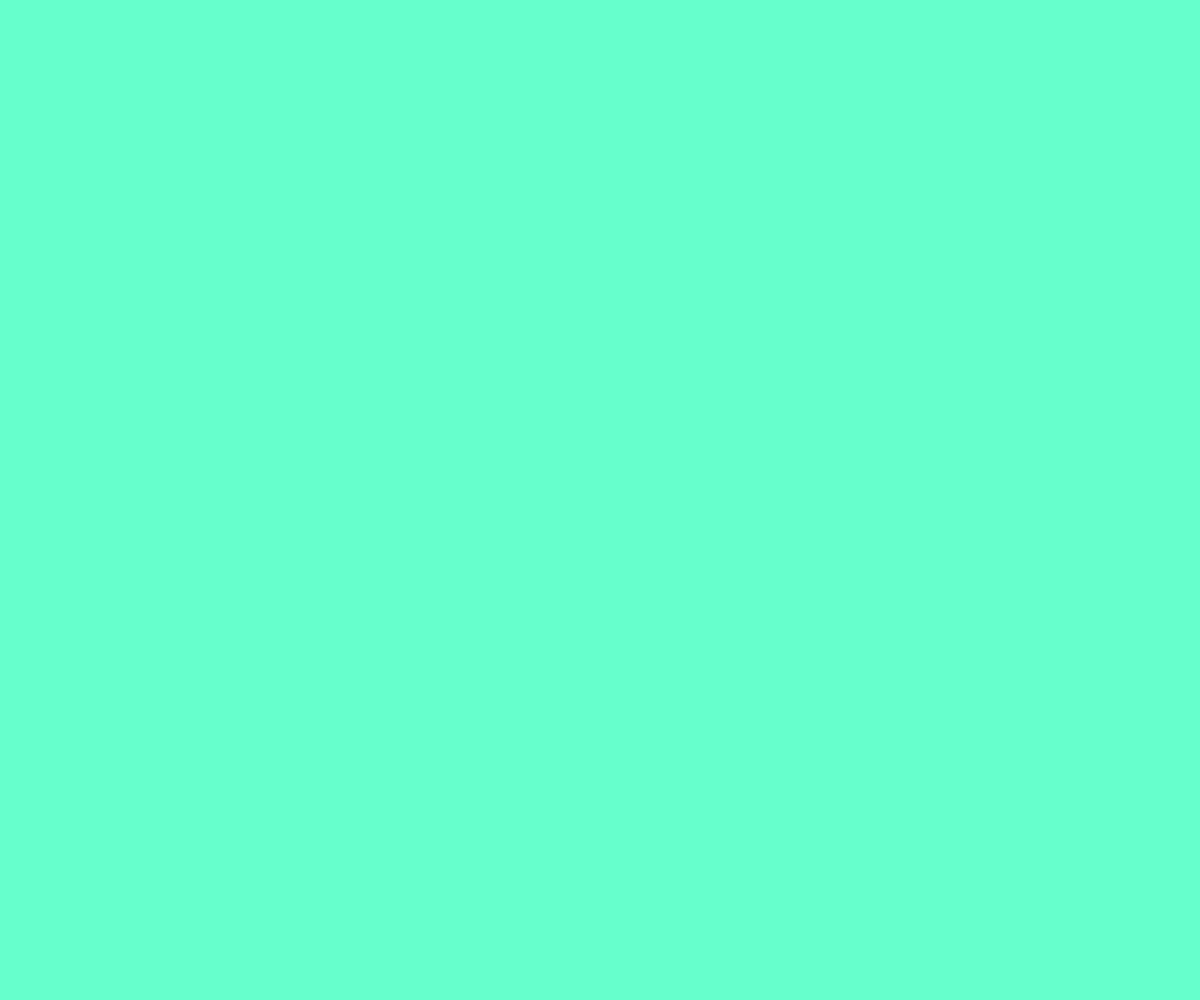
Frame 1 (no input)
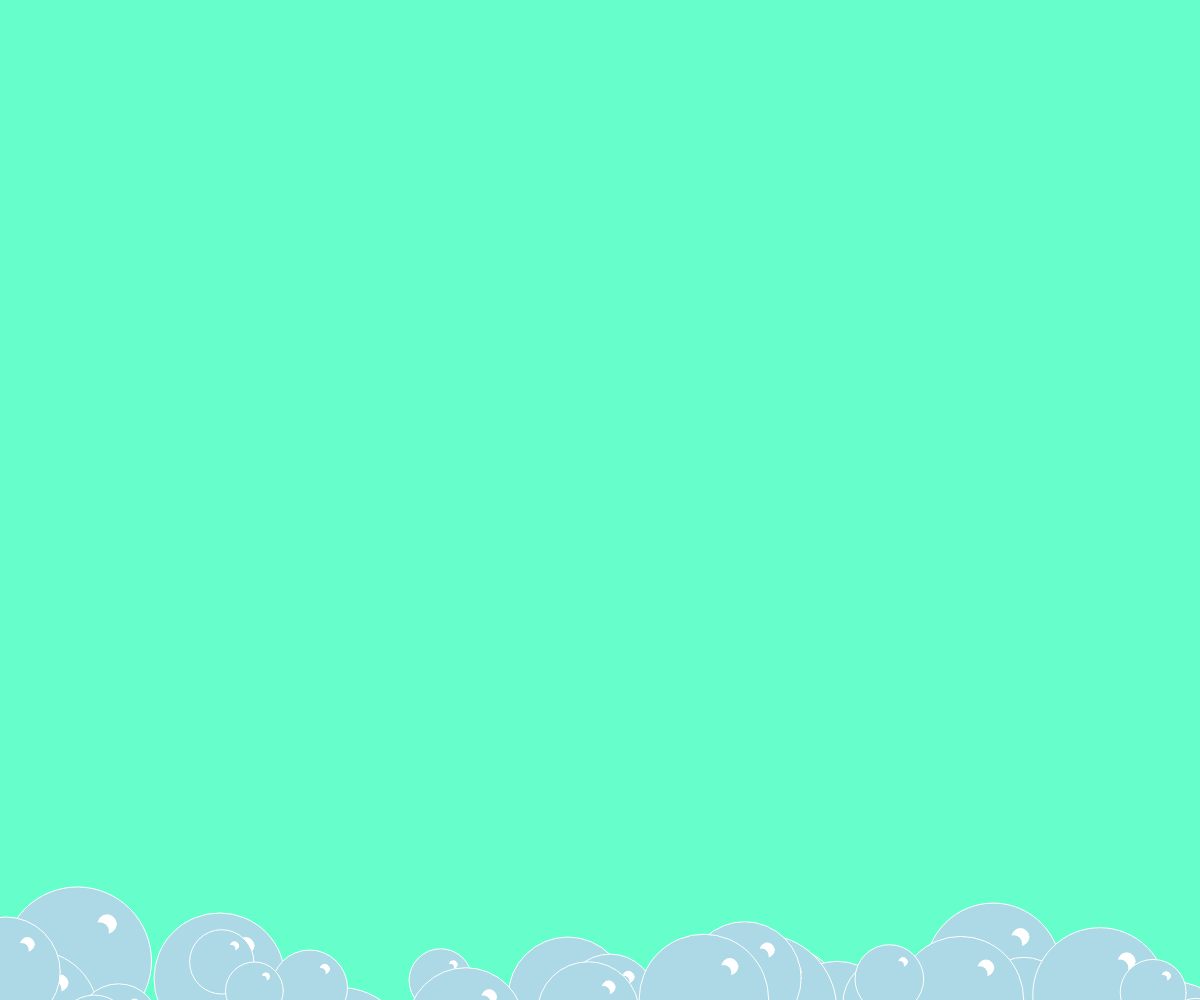
Frame 60 (no input)
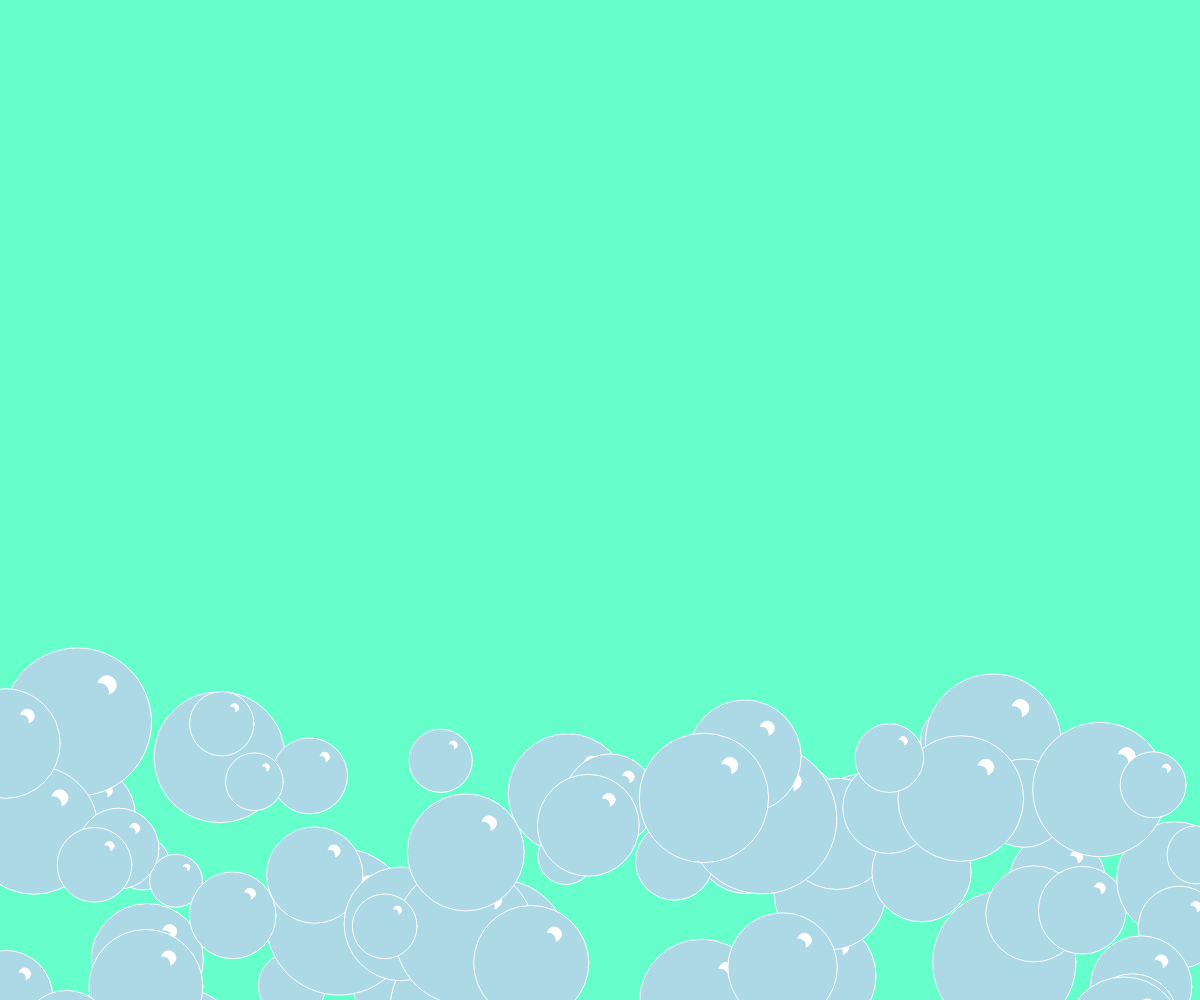
Frame 120 (the mouse pressed at the canvas centre since frame 60)

The p5.js sketch that drew these frames (run headless with seeded random() and noise() and a simulated clock; from frame 60 on, the mouse is pressed at the canvas centre):

// p5.js sketch
// ── sketch.js
var bubbles = [], // Array of bubble data
    totalBubbles = 80; // Number of bubbles

var backgroundColor = '#66ffcc'; //to be used more than once 

var state = 0;

// var gameSong = "#"; Need to find a pop effect

function setup() {
    createCanvas(window.innerWidth, window.innerHeight);
    //background(backgroundColor);
    function draw(){
    rotateX(frameCount * 0.01);
    rotateY(frameCount * 0.01);
  
}
//for loop one bubble at a time and add to bubbles array
    for (var i = 0; i < totalBubbles; i++) { 
        bubbles.push({          //push to bubble array instead of using a variable 
            x: random(0, width), //generate random x postions 
            y: height + 200, //genrate random y 
            diameter: random(50, 150),
            speed: random(1, 4),
            offset: 0, //increament offset in draw bubble
            textOpacity: 1
        });
    }
}

function draw() {
    background(backgroundColor);
    drawBubble();
    
}



//All Code relating to the bubble
function drawBubble() {

//for Each to edit over the bubble array in the draw function
    bubbles.forEach(function (bubble) { //pasing in bubble as an argument single bubble in the array
        if (bubble.offset > height + 400) { //resetting th offset to get towhere it started.
            bubble.offset = 0;
        }

        bubble.offset = bubble.offset + bubble.speed; //value of previous offset + random sppeed values, 0,5,10,15

        if (bubble.popped) {
            fill('rgba(0, 0, 0, ' + bubble.textOpacity + ')');
            textSize(24);
            textAlign(CENTER);
            text('*popped*', bubble.x, bubble.y - bubble.offset);

//making bubble go once clicked
            if (bubble.textOpacity > 0.01) {
                bubble.textOpacity = bubble.textOpacity - 0.01;
            } else {
                bubble.textOpacity = 0;
            }
        } else {
            // Drawing the bubble.
            fill('lightblue');
            stroke('white');
            strokeWeight(1);
            ellipse(bubble.x, bubble.y - bubble.offset, bubble.diameter, bubble.diameter);

            // Drawing of the shine to make it look more  like a bubble.
            fill('white');
            ellipse(
                bubble.x + (bubble.diameter * 0.2), //this makes the x position appear 0.2 from the diameter from the center point 
                bubble.y - (bubble.diameter * 0.25) - bubble.offset, //this makes the y position appear 0.2 from the diameter from the center point 
                bubble.diameter / 8,
                bubble.diameter / 8
            );
//Drawing another ellipse to draw over the shine to carve out a shape from the one behind it
// Using a slighty different position. offset'...'
            fill('lightblue');
            noStroke();
            ellipse(
                bubble.x + (bubble.diameter * 0.15),
                bubble.y - (bubble.diameter * 0.2) - bubble.offset,
                bubble.diameter / 8,
                bubble.diameter / 8
            );
        }
    });
}

function arrow() {
    
}
//checking if the bubble has been clicked
function wasClickInsideBubble(bubble) { //passing bubble as a parameter
    var bubbleRadius = bubble.diameter / 2; // do later

//if statement to check if the mouse is being cliced inside the bubble 
    if (
        (mouseX > bubble.x - bubbleRadius) &&  //mouse click to the right of bubble
        (mouseX < bubble.x + bubbleRadius) &&  //left of righ
        (mouseY > bubble.y - bubble.offset - bubbleRadius) && //offset,including actual position  
        (mouseY < bubble.y - bubble.offset + bubbleRadius)
    ) {
        return true;
    } else {
        return false;
    }
}

function mouseClicked() {
    bubbles.forEach(function (bubble) { //calling for edach bubble in the bubbles array
        if (wasClickInsideBubble(bubble)) {
            bubble.popped = true; //boolean value inside the bub ble so if thebubble is clicked then the status becomes popped
        }
        
    });
}

// ── styles.css
body {
	display: block;
	margin: 0px;
	font-family: "Lucida Sans Unicode";
	color: white;
	background-color: black;
}

.background {
	position: absolute;
	top: 0;
	left: 0;
	z-index: -100;
}

#floatMenu {
	border-style: solid;
	border-color: grey;
	border-radius: 15px;
	background-color: black;
	margin: 30px;
	padding: 10px;
	position: absolute;
	opacity: 0.3;
	filter: alpha(opacity=30);
	-webkit-transition: all 0.2s ease-in-out;
	-moz-transition: all 0.2s ease-in-out;
	-o-transition: all 0.2s ease-in-out;
	transition: all 0.2s ease-in-out;
}

/* Don't let user highlight text */
.noselect {
  -webkit-touch-callout: none; /* iOS Safari */
  -webkit-user-select: none;   /* Chrome/Safari/Opera */
  -khtml-user-select: none;    /* Konqueror */
  -moz-user-select: none;      /* Firefox */
  -ms-user-select: none;       /* Internet Explorer/Edge */
  user-select: none;           /* Non-prefixed version, currently
                                  not supported by any browser */
}

#floatMenu:hover {
	opacity: 0.7;
	filter: alpha(opacity=70);
	-webkit-transition: all 0.1s ease-in-out;
	-moz-transition: all 0.1s ease-in-out;
	-o-transition: all 0.1s ease-in-out;
	transition: all 0.1s ease-in-out;
}

h1, h2, h3, h4, h5, h6 {
	text-align: center;
	line-height: 10px;
}

h4 {
	text-align: center;
}
